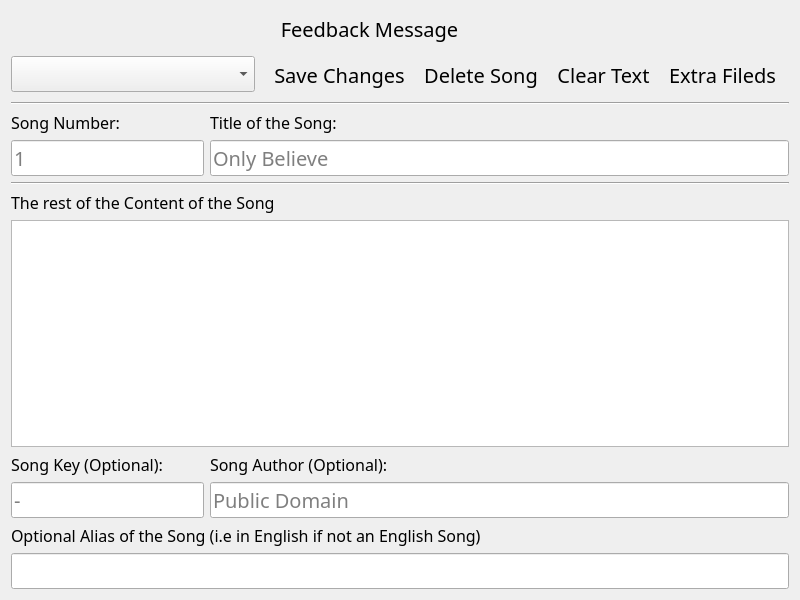
<?xml version="1.0" encoding="UTF-8"?>
<ui version="4.0">
 <class>vSongEditor</class>
 <widget class="QDialog" name="vSongEditor">
  <property name="geometry">
   <rect>
    <x>0</x>
    <y>0</y>
    <width>800</width>
    <height>600</height>
   </rect>
  </property>
  <property name="font">
   <font>
    <family>Trebuchet MS</family>
    <pointsize>15</pointsize>
   </font>
  </property>
  <property name="windowTitle">
   <string>Song Editor</string>
  </property>
  <property name="windowIcon">
   <iconset resource="icons/icons.qrc">
    <normaloff>:/icons/appicon</normaloff>:/icons/appicon</iconset>
  </property>
  <property name="sizeGripEnabled">
   <bool>false</bool>
  </property>
  <layout class="QVBoxLayout" name="MainLayout">
   <item>
    <layout class="QHBoxLayout" name="CentralWidget">
     <property name="bottomMargin">
      <number>0</number>
     </property>
     <item>
      <layout class="QVBoxLayout" name="MainPanel">
       <item>
        <layout class="QHBoxLayout" name="LayoutFeedback">
         <item>
          <widget class="QLabel" name="LblFeedback">
           <property name="sizePolicy">
            <sizepolicy hsizetype="Expanding" vsizetype="Preferred">
             <horstretch>0</horstretch>
             <verstretch>0</verstretch>
            </sizepolicy>
           </property>
           <property name="text">
            <string>Feedback Message</string>
           </property>
           <property name="alignment">
            <set>Qt::AlignCenter</set>
           </property>
          </widget>
         </item>
         <item>
          <widget class="QPushButton" name="BtnFeedback">
           <property name="sizePolicy">
            <sizepolicy hsizetype="Fixed" vsizetype="Fixed">
             <horstretch>0</horstretch>
             <verstretch>0</verstretch>
            </sizepolicy>
           </property>
           <property name="text">
            <string/>
           </property>
           <property name="icon">
            <iconset resource="icons/icons.qrc">
             <normaloff>:/icons/close</normaloff>:/icons/close</iconset>
           </property>
           <property name="flat">
            <bool>true</bool>
           </property>
          </widget>
         </item>
        </layout>
       </item>
       <item>
        <layout class="QHBoxLayout" name="horizontalLayout">
         <item>
          <widget class="QComboBox" name="CmbSongbooks"/>
         </item>
         <item>
          <widget class="QToolBar" name="ToolbarEditor">
           <property name="sizePolicy">
            <sizepolicy hsizetype="Preferred" vsizetype="Fixed">
             <horstretch>0</horstretch>
             <verstretch>0</verstretch>
            </sizepolicy>
           </property>
           <property name="windowTitle">
            <string notr="true">toolBar1</string>
           </property>
           <property name="toolButtonStyle">
            <enum>Qt::ToolButtonTextBesideIcon</enum>
           </property>
           <addaction name="actionSave"/>
           <addaction name="actionDelete"/>
           <addaction name="actionClear"/>
           <addaction name="actionExtra"/>
          </widget>
         </item>
        </layout>
       </item>
       <item>
        <widget class="Line" name="line">
         <property name="orientation">
          <enum>Qt::Horizontal</enum>
         </property>
        </widget>
       </item>
       <item>
        <layout class="QHBoxLayout" name="HLayout_2">
         <item>
          <layout class="QVBoxLayout" name="verticalLayout">
           <item>
            <widget class="QLabel" name="LblNumber">
             <property name="font">
              <font>
               <pointsize>12</pointsize>
              </font>
             </property>
             <property name="text">
              <string>Song Number:</string>
             </property>
            </widget>
           </item>
           <item>
            <widget class="QLineEdit" name="TxtNumber">
             <property name="sizePolicy">
              <sizepolicy hsizetype="Minimum" vsizetype="Fixed">
               <horstretch>0</horstretch>
               <verstretch>0</verstretch>
              </sizepolicy>
             </property>
             <property name="minimumSize">
              <size>
               <width>100</width>
               <height>0</height>
              </size>
             </property>
             <property name="inputMethodHints">
              <set>Qt::ImhDigitsOnly</set>
             </property>
             <property name="text">
              <string/>
             </property>
             <property name="placeholderText">
              <string>1</string>
             </property>
            </widget>
           </item>
          </layout>
         </item>
         <item>
          <layout class="QVBoxLayout" name="LayoutTitle">
           <item>
            <widget class="QLabel" name="LblTitle">
             <property name="font">
              <font>
               <pointsize>12</pointsize>
              </font>
             </property>
             <property name="text">
              <string>Title of the Song:</string>
             </property>
            </widget>
           </item>
           <item>
            <widget class="QLineEdit" name="TxtTitle">
             <property name="sizePolicy">
              <sizepolicy hsizetype="Expanding" vsizetype="Fixed">
               <horstretch>0</horstretch>
               <verstretch>0</verstretch>
              </sizepolicy>
             </property>
             <property name="placeholderText">
              <string>Only Believe</string>
             </property>
            </widget>
           </item>
          </layout>
         </item>
        </layout>
       </item>
       <item>
        <widget class="Line" name="line_2">
         <property name="orientation">
          <enum>Qt::Horizontal</enum>
         </property>
        </widget>
       </item>
       <item>
        <widget class="QLabel" name="LblContent">
         <property name="font">
          <font>
           <pointsize>12</pointsize>
          </font>
         </property>
         <property name="text">
          <string>The rest of the Content of the Song</string>
         </property>
        </widget>
       </item>
       <item>
        <widget class="QPlainTextEdit" name="TxtContent">
         <property name="sizePolicy">
          <sizepolicy hsizetype="Expanding" vsizetype="Expanding">
           <horstretch>0</horstretch>
           <verstretch>0</verstretch>
          </sizepolicy>
         </property>
         <property name="verticalScrollBarPolicy">
          <enum>Qt::ScrollBarAsNeeded</enum>
         </property>
         <property name="horizontalScrollBarPolicy">
          <enum>Qt::ScrollBarAlwaysOff</enum>
         </property>
         <property name="plainText">
          <string/>
         </property>
         <property name="placeholderText">
          <string/>
         </property>
        </widget>
       </item>
       <item>
        <layout class="QHBoxLayout" name="HLayout_3">
         <item>
          <layout class="QVBoxLayout" name="LayoutKey">
           <item>
            <widget class="QLabel" name="LblKey">
             <property name="font">
              <font>
               <pointsize>12</pointsize>
              </font>
             </property>
             <property name="text">
              <string>Song Key (Optional):</string>
             </property>
            </widget>
           </item>
           <item>
            <widget class="QLineEdit" name="TxtKey">
             <property name="sizePolicy">
              <sizepolicy hsizetype="Preferred" vsizetype="Fixed">
               <horstretch>0</horstretch>
               <verstretch>0</verstretch>
              </sizepolicy>
             </property>
             <property name="placeholderText">
              <string>-</string>
             </property>
            </widget>
           </item>
          </layout>
         </item>
         <item>
          <layout class="QVBoxLayout" name="LayoutAuthor">
           <item>
            <widget class="QLabel" name="LblAuthor">
             <property name="font">
              <font>
               <pointsize>12</pointsize>
              </font>
             </property>
             <property name="text">
              <string>Song Author (Optional):</string>
             </property>
            </widget>
           </item>
           <item>
            <widget class="QLineEdit" name="TxtAuthor">
             <property name="sizePolicy">
              <sizepolicy hsizetype="Expanding" vsizetype="Fixed">
               <horstretch>0</horstretch>
               <verstretch>0</verstretch>
              </sizepolicy>
             </property>
             <property name="placeholderText">
              <string>Public Domain</string>
             </property>
            </widget>
           </item>
          </layout>
         </item>
        </layout>
       </item>
       <item>
        <widget class="QLabel" name="LblAlias">
         <property name="font">
          <font>
           <pointsize>12</pointsize>
          </font>
         </property>
         <property name="text">
          <string>Optional Alias of the Song (i.e in English if not an English Song)</string>
         </property>
        </widget>
       </item>
       <item>
        <layout class="QHBoxLayout" name="HLayout_4">
         <item>
          <widget class="QLineEdit" name="TxtAlias">
           <property name="placeholderText">
            <string/>
           </property>
          </widget>
         </item>
        </layout>
       </item>
      </layout>
     </item>
    </layout>
   </item>
  </layout>
  <action name="actionSave">
   <property name="icon">
    <iconset resource="icons/icons.qrc">
     <normaloff>:/icons/check.png</normaloff>:/icons/check.png</iconset>
   </property>
   <property name="text">
    <string>Save Changes</string>
   </property>
   <property name="iconText">
    <string>Save Changes</string>
   </property>
   <property name="toolTip">
    <string>Save Changes</string>
   </property>
  </action>
  <action name="actionDelete">
   <property name="icon">
    <iconset resource="icons/icons.qrc">
     <normaloff>:/icons/delete.png</normaloff>:/icons/delete.png</iconset>
   </property>
   <property name="text">
    <string>Delete Song</string>
   </property>
  </action>
  <action name="actionClear">
   <property name="icon">
    <iconset resource="icons/icons.qrc">
     <normaloff>:/icons/cancel</normaloff>:/icons/cancel</iconset>
   </property>
   <property name="text">
    <string>Clear Text</string>
   </property>
  </action>
  <action name="actionExtra">
   <property name="icon">
    <iconset resource="images/images.qrc">
     <normaloff>:/Down_Black.png</normaloff>:/Down_Black.png</iconset>
   </property>
   <property name="text">
    <string>Extra Fileds</string>
   </property>
  </action>
 </widget>
 <resources>
  <include location="images/images.qrc"/>
  <include location="icons/icons.qrc"/>
 </resources>
 <connections/>
</ui>
